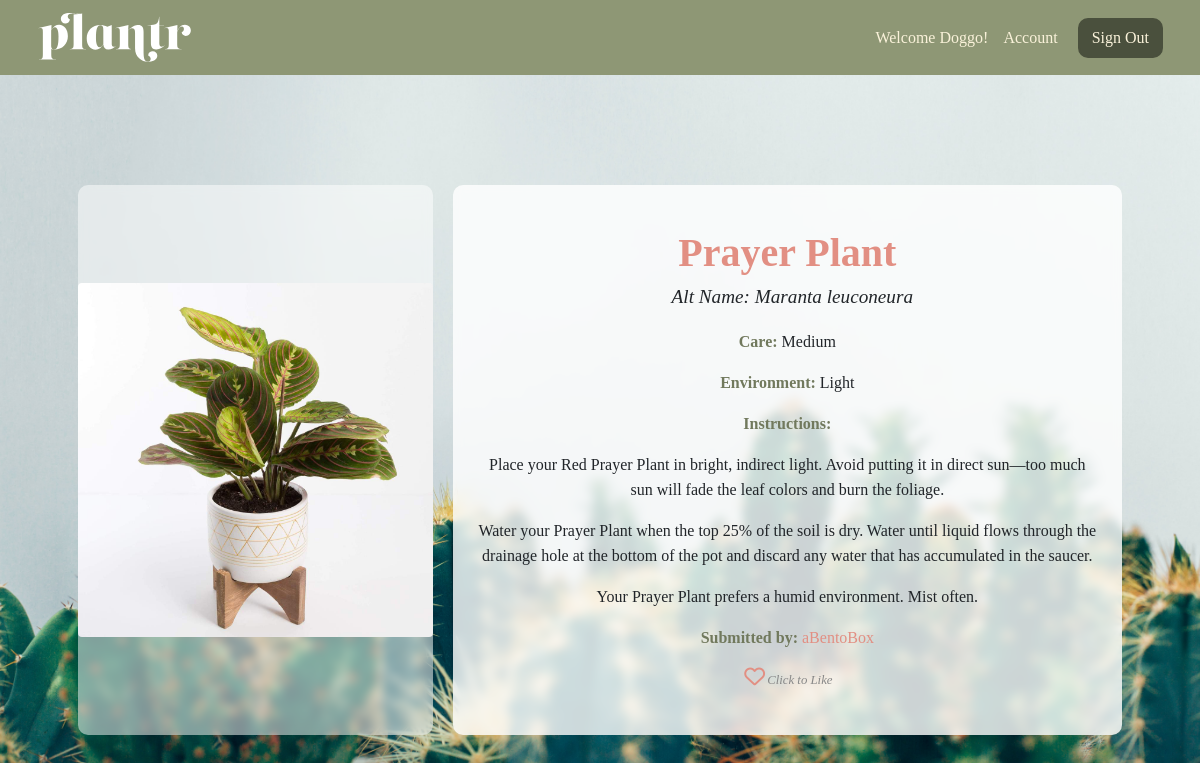
Screenshot of /plantr/2 (signed in) with the database file from the repository.
### login_app/models.py (models this page shows)
class User(models.Model):
   alias = models.CharField(max_length=50)
   fname = models.CharField(max_length=50)
   lname = models.CharField(max_length=50)
   email = models.CharField(max_length=50)
   password = models.CharField(max_length=50)
   created_at = models.DateTimeField(auto_now_add = True)
   updated_at = models.DateTimeField(auto_now = True)
   objects = UserManager()

### plantApp/models.py (models this page shows, shortened)
class Plant(models.Model):
   LEVELS = (
   (0, ''),
   (1, 'Easy'),
   (2, 'Medium'),
   (3, 'Hard'),
)
   poster = models.ForeignKey(User, related_name = "user_plants", on_delete = models.CASCADE)
   plantName = models.CharField(max_length=50)
   plantAlt = models.CharField(max_length=255, blank=True, default='')
   level = models.CharField(max_length=50)
   env = models.CharField(max_length=1, choices=LEVELS)
   desc = models.CharField(max_length=255)
   plantImg = models.ImageField(upload_to='plants/', null=True, blank=True, default='../static/default_plant.jpg')
   users_fav = models.ManyToManyField(User, related_name = 'fav_plants')
   objects = plantsManager()

### plantApp/views.py (the view)
# urls.py: path('<int:plant_id>', views.viewPlant),
def viewPlant(request, plant_id):
   if 'user_id' not in request.session:
        messages.error(request, "Must be logged in!")
        return redirect('/')
   current_user = User.objects.get(id=request.session['user_id'])
   context = {
      'plant': Plant.objects.get(id = plant_id),
      'user': current_user,
   }
   return render(request, 'view_plant.html', context)

### plantApp/templates/view_plant.html (shortened to what this page needs)
<!DOCTYPE html>
<html lang="en">
<head>
   <link href="https://cdn.jsdelivr.net/npm/bootstrap@5.0.1/dist/css/bootstrap.min.css" rel="stylesheet">
   {% load static %}
   <link rel="stylesheet" href="{% static 'plantApp/static/css/view_plant.css' %}">
</head>
<body>
   <div id='container'>
      <nav class="navbar navbar-light">
         <div class="container-fluid">
            <a class="navbar-brand" href="/plantr">
               <img src="../static/plantr-light.svg" alt="" width="155" height="55">
            </a>
            <form class="d-flex">
               <span class="navbar-text">
                  Welcome {{ user.alias }}! &nbsp;&nbsp;
                  <a href="users/{{user.id}}">Account</a>
               </span>
               <a href="/logout" class="btn btn-danger" role="button">
                  Sign Out
                </a>
             </form>
         </div>
       </nav>
      <div class="container-lg main">
         <div class="row">
            <div class="col-lg-4">
               {% if plant.plantImg %}
               <a href="/plantr/{{ plant.id }}"><img src="{{ plant.plantImg.url }} " class="rounded mx-auto d-block" alt="..."></a>
                  {% else %}
                  <a href="/plantr/{{ plant.id }}"><img src="../static/default_plant.jpg" class="rounded mx-auto d-block" alt="..."></a>
               {% endif %}
            </div>
            <div class="col-lg d-flex align-items-center overflow-auto">
               <div class='info'>
                  <h1>{{ plant.plantName }}</h1>
                  <h4>Alt Name: {{ plant.plantAlt }}</h4>
                  <p><b>Care:</b> {{ plant.level }}</p>
                  <p><b>Environment:</b> {{ plant.env }}</p>
                  <p><b>Instructions:</b> {{ plant.desc|linebreaks }}</p>
                  <p><b>Submitted by:</b> <a href="users/{{ plant.poster.id }}">{{ plant.poster.alias }}</a></p>
                  {% if user in plant.users_fav.all %}
                  <a a href="{{ plant.id }}/unfav" role="button"><i class="fa fa-heart" aria-hidden="true"></i></a><span class='liked'>Liked</span>
                  {% else %}
                  <a a href="{{ plant.id }}/fav" role="button"><i class="fa fa-heart-o" aria-hidden="true"></i></a><span class='unliked'>Click to Like</span>
                  {% endif %}
               </div>
            </div>
         </div>
      </div>
   </div>
</body>
</html>

### plantApp/static/css/view_plant.css (style rules this page uses)
* { margin: 0; padding: 0; font-family:Georgia, 'Times New Roman', Times, serif; }
body { width: 100%; background: #8e9775; background: url("../../../static/plantr.jpeg") no-repeat center center fixed; background-size: cover; }
.container-lg.main { padding: 50px; margin-top: 50px; border-radius: 15px; }
.navbar-text a { color: #faf2da !important; text-decoration: none; }
.navbar.navbar-light { background-color: #8e9775; padding: 5px 25px; }
.navbar-light .navbar-text { color: #faf2da; font-weight: 100; }
.btn.btn-danger { background-color: #4a503d; color: #faf2da; border: 2px solid #4a503d; border-radius: 10px; margin-left: 20px; }
.col-lg-4 { background-color: rgba(255, 255, 255, 0.5); position: relative; height: 550px; margin: 10px; padding: 0px; display: flex; justify-content: center; align-items: center; overflow: hidden; border-radius: 10px; backdrop-filter: blur(5px); }
.col-lg { background-color: rgba(255, 255, 255, 0.8); position: relative; margin: 10px; padding: 25px; min-height: 550px; margin: 10px; justify-content: center; align-items: center; overflow: hidden; border-radius: 10px; backdrop-filter: blur(5px); }
.col-lg-4 img { flex-shrink: 0; min-width: 100%; min-height: 100%; }
.rounded.mx-auto.d-block { width: 100%; object-fit: cover; object-position: 0% 40%; }
.fa.fa-heart-o, .fa.fa-heart { color: #e28f83 !important; width: 25px; font-size: 1.3em; }
.unliked { color: #888888; font-size: 0.8em; font-style: italic; }
.info { text-align: center; }
.info p { line-height: 25px; }
.info h4 { margin: 0 0 20px 10px; font-style: italic; font-size: 1.2em; }
.info h1 { font-weight: 800; color: #e28f83; }
b { color: #71795d !important; }
a { text-decoration: none; color: #e28f83; }

### rows the page displays
User: alias "Doggo"
Plant: plantImg (picture), plantName "Prayer Plant", plantAlt "Maranta leuconeura", level "Medium", env "Light", desc "Place your Red Prayer Plant in bright, indirect light. Avoid putting it in direct sun—too much sun will fade the leaf colors and burn the foliage. Water your Prayer Plant when the top 25% of the soil is dry. Water until liquid flows through the drainage hole at the bottom of the pot and discard any water that has accumulated in the saucer. Your Prayer Plant prefers a humid environment. Mist often.", poster.alias "aBentoBox"
